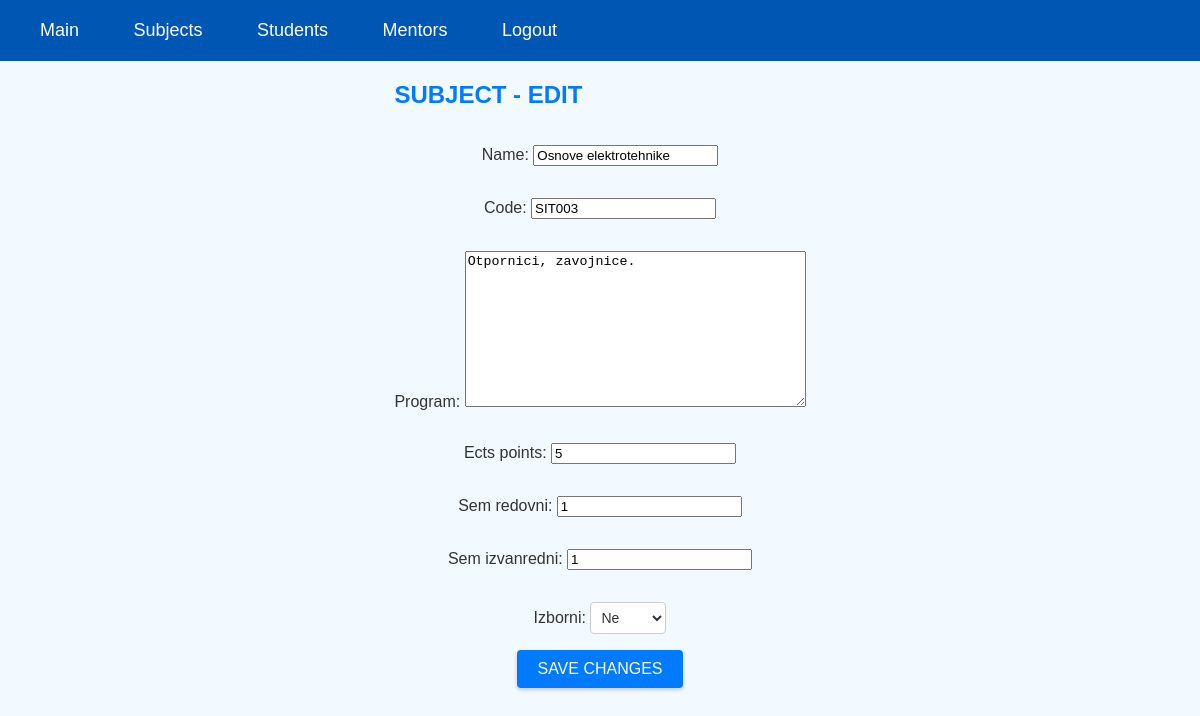
Page /subjects/edit/3/ (signed in) on the committed database.
### app/models.py (models this page shows, shortened)
class Subject(models.Model):
    IZBORNI_CHOICES = (('da', 'Da'), ('ne', 'Ne'), )
    id = models.IntegerField(primary_key=True)
    name = models.CharField(max_length=255)
    code = models.CharField(max_length=255)
    program = models.TextField()
    ects_points = models.IntegerField()
    sem_redovni = models.IntegerField()
    sem_izvanredni = models.IntegerField()
    izborni = models.CharField(max_length=2, choices=IZBORNI_CHOICES)

### app/authorization.py (the view)
        def wrapper(request, *args, **kwargs):
            if request.user.is_authenticated and request.user.role == role:
                return view_func(request, *args, **kwargs)
            else:
                return render(request, 'forbidden.html')  # Render your custom forbidden page

### app/forms.py
class SubjectForm(forms.ModelForm):
    ects_points = forms.IntegerField(validators=[MinValueValidator(1), MaxValueValidator(10)])
    sem_redovni = forms.IntegerField(validators=[MinValueValidator(1), MaxValueValidator(10)])
    sem_izvanredni = forms.IntegerField(validators=[MinValueValidator(1), MaxValueValidator(10)])
    class Meta:
        model = Subject
        fields = ('name', 'code', 'program', 'ects_points', 'sem_redovni', 'sem_izvanredni', 'izborni')

### app/authorization.py (called while the page is built)
def role_required(role):
    def decorator(view_func):
        def wrapper(request, *args, **kwargs):
            if request.user.is_authenticated and request.user.role == role:
                return view_func(request, *args, **kwargs)
            else:
                return render(request, 'forbidden.html')  # Render your custom forbidden page
        return wrapper
    return decorator

### app/views.py (called while the page is built)
@admin_required
def subjectEditView(request, subjectID):
    subject = get_object_or_404(Subject, id=subjectID)
    form = SubjectForm(request.POST or None, instance=subject)
    if form.is_valid():
        form.save()
        return redirect('subject-list')
    return render(request, 'subject/edit_subject.html', {'form': form})

### app/templates/subject/edit_subject.html (shortened to what this page needs)
{% extends 'base.html' %}
{% load static %}
{% block css %}
    <link rel="stylesheet" type="text/css" href="{% static 'form-style-1.css' %}">
{% endblock %}
{% block header %}
    {% include 'administrator/admin_header.html' %}
{% endblock %}
{% block content %}
    <h1>SUBJECT - Edit</h1>
    <form method="post" action="">
        {{ form.as_p }}
        <input type="submit" value="Save Changes">
    </form>
{% endblock %}

### app/static/form-style-1.css (style rules this page uses)
body { font-family: "Arial", sans-serif; background-color: #f2f9ff; color: #333; display: flex; flex-direction: column; align-items: center; }
h1 { color: #007bff; font-size: 24px; text-transform: uppercase; margin-top: 20px; margin-bottom: 20px; }
form { display: flex; flex-direction: column; align-items: center; margin-bottom: 20px; }
input[type="submit"], button[type="submit"] { background-color: #007bff; color: #fff; border: none; padding: 10px 20px; cursor: pointer; font-size: 16px; border-radius: 4px; text-transform: uppercase; transition: background-color 0.3s ease; box-shadow: 0 2px 4px rgba(0, 0, 0, 0.2); }
select { padding: 6px; font-size: 14px; border: 1px solid #ccc; border-radius: 4px; background-color: #fff; color: #333; }
option { font-size: 14px; background-color: #fff; color: #333; }

### app/static/administrator/header_style.css (style rules this page uses)
body { margin: 0; padding: 10; }

### rows in the picture
Subject: name "Osnove elektrotehnike", code "SIT003", program "Otpornici, zavojnice.", ects_points "5", sem_redovni "1", sem_izvanredni "1", izborni "Ne"
